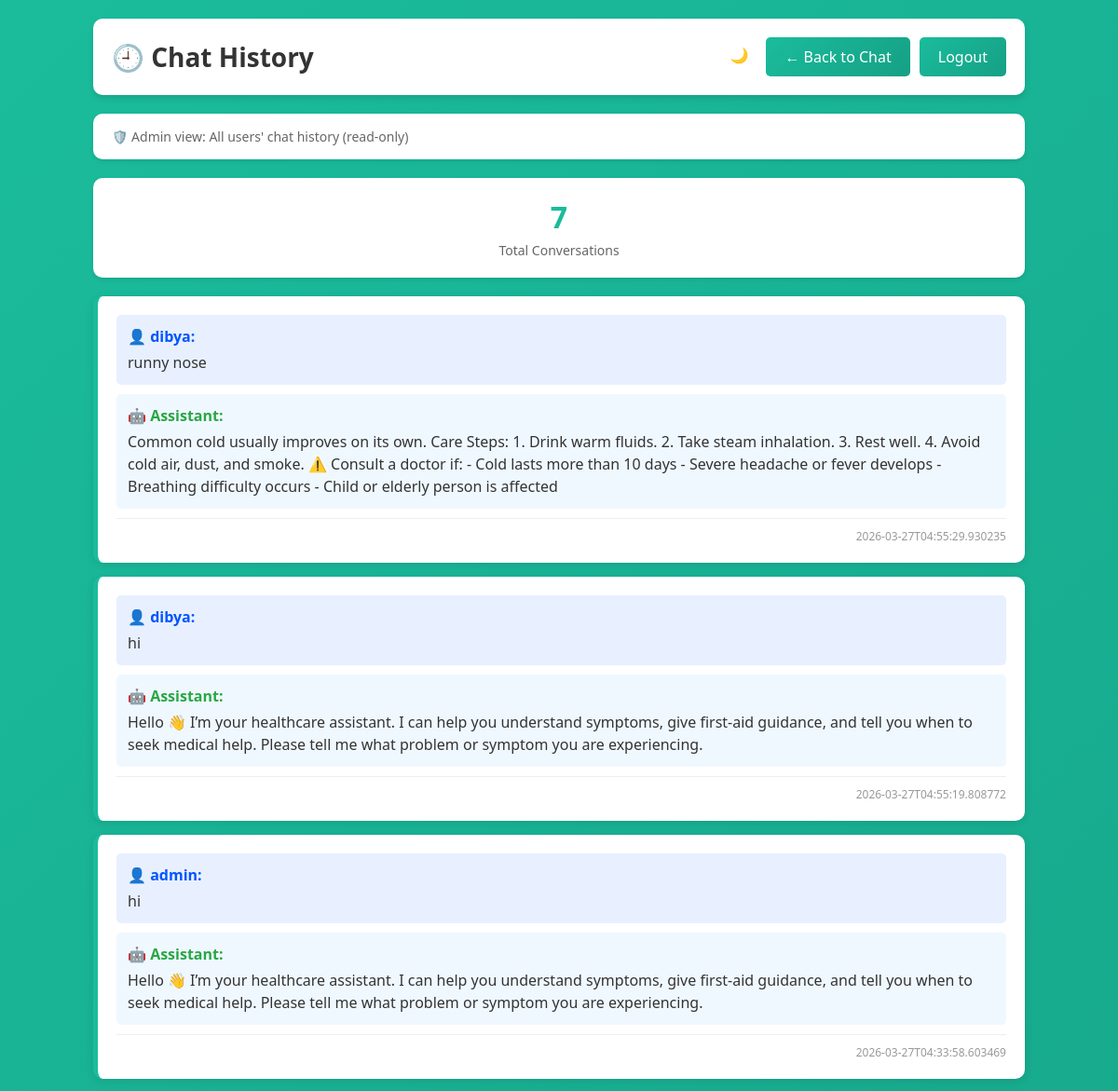
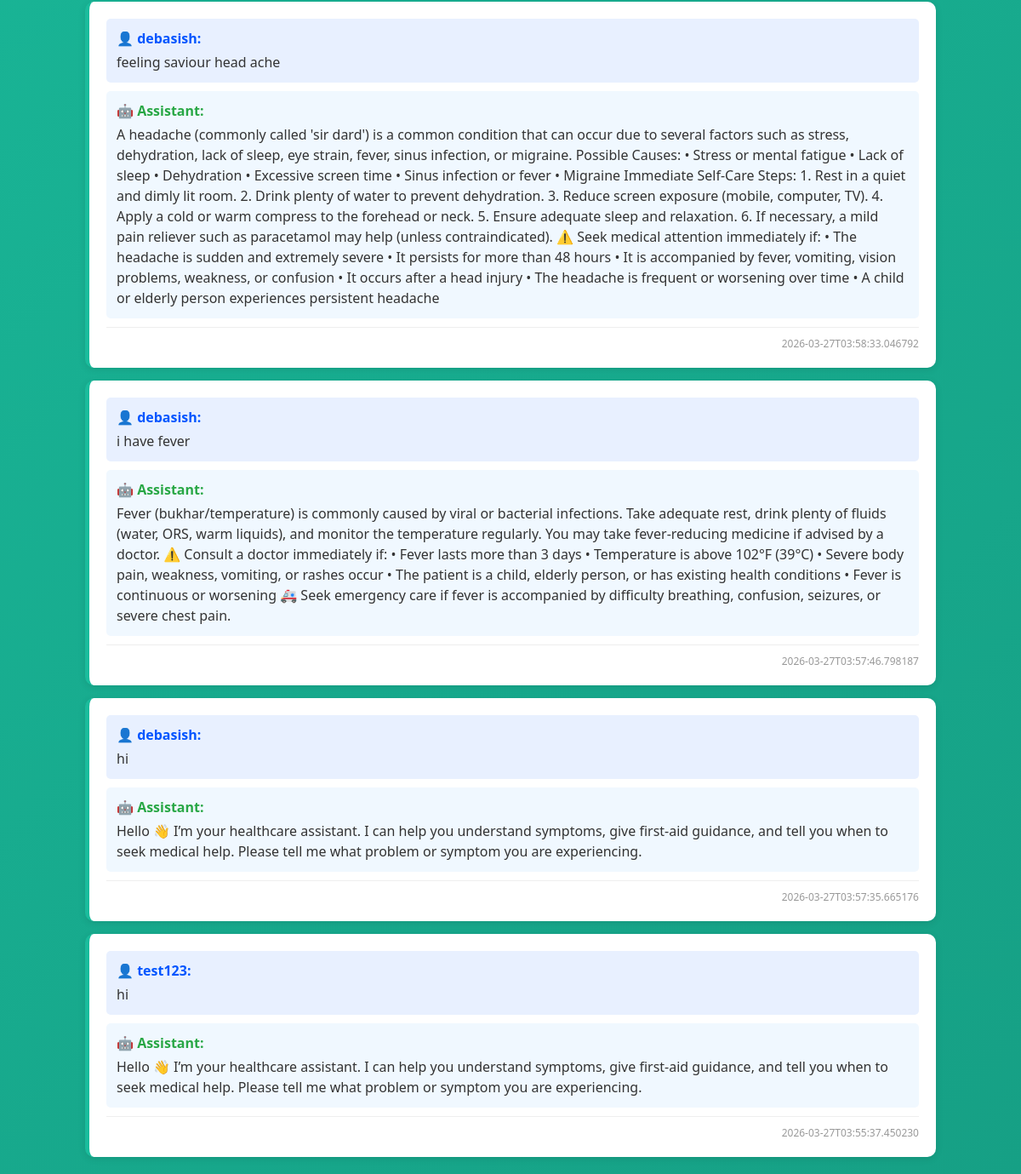
The page /history-page (signed in) on the database its author committed (2 pictures, top to bottom).
### tables this page shows
CREATE TABLE interactions (
                id INTEGER PRIMARY KEY AUTOINCREMENT,
                user_id INTEGER NOT NULL,
                user_text TEXT,
                bot_text TEXT,
                timestamp TEXT,
                FOREIGN KEY (user_id) REFERENCES users(id) ON DELETE CASCADE
            );

CREATE TABLE users (
        id INTEGER PRIMARY KEY AUTOINCREMENT,
        username TEXT UNIQUE NOT NULL,
        email TEXT UNIQUE NOT NULL,
        password TEXT NOT NULL,
        gender TEXT,
        age INTEGER,
        created_at TEXT
    , role TEXT DEFAULT 'user');

### app.py (the view, shortened to what this page needs)
@app.route("/history-page")
@login_required
def history_page():
    conn = sqlite3.connect(DB_PATH)
    cur = conn.cursor()
    if getattr(current_user, 'role', 'user') == 'admin':
        cur.execute("""
            SELECT users.username, interactions.user_text, interactions.bot_text, interactions.timestamp
            FROM interactions
            JOIN users ON interactions.user_id = users.id
            ORDER BY interactions.id DESC
            LIMIT 200
        """)
        rows = cur.fetchall()
        conn.close()
        return render_template("history.html", chats=rows, username=current_user.username, is_admin=True)

### app.py (called while the page is built)
@login_manager.user_loader
def load_user(user_id):
    conn = sqlite3.connect(DB_PATH)
    cur = conn.cursor()
    cur.execute("SELECT id, username, email, role FROM users WHERE id = ?", (user_id,))
    user_data = cur.fetchone()
    conn.close()
    if user_data:
        return User(user_data[0], user_data[1], user_data[2], user_data[3] if len(user_data) > 3 else 'user')
    return None

### templates/history.html (shortened to what this page needs)
<!DOCTYPE html>
<html lang="en">
<head>
</head>
<body>
    <div class="container">
        <div class="header">
            <h1>🕘 Chat History</h1>
            <div class="header-buttons">
                <button id="dark-toggle" onclick="toggleDarkMode()" title="Toggle dark mode">🌙</button>
                <a href="/">← Back to Chat</a>
                <a href="/logout">Logout</a>
            </div>
        </div>
        <div class="user-info">
            {% if is_admin %}
                🛡️ Admin view: All users' chat history (read-only)
            {% else %}
                👤 Your personal chat history - Only you can view your conversations
            {% endif %}
        </div>
        {% if chats|length == 0 %}
            <div class="empty-state">
                <h2>No Chat History Yet</h2>
                <p>Start a conversation to see your history here</p>
            </div>
        {% else %}
            <div class="stats">
                <div class="stat-card">
                    <div class="stat-number">{{ chats|length }}</div>
                    <div class="stat-label">Total Conversations</div>
                </div>
            </div>
            <div class="chat-box">
                {% if is_admin %}
                    {% for username, user_text, bot_text, time in chats %}
                        <div class="chat">
                            <div class="user-message">
                                <div class="user">👤 {{ username }}:</div>
                                <div class="user-text">{{ user_text }}</div>
                            </div>
                            <div class="bot-message">
                                <div class="bot">🤖 Assistant:</div>
                                <div class="bot-text">{{ bot_text }}</div>
                            </div>
                            <div class="time">{{ time }}</div>
                        </div>
                    {% endfor %}
                {% endif %}
            </div>
        {% endif %}
    </div>
</body>
</html>

### templates/history.html (style rules this page uses)
* { margin: 0; padding: 0; box-sizing: border-box; }
body { font-family: 'Segoe UI', Tahoma, Geneva, Verdana, sans-serif; background: linear-gradient(135deg, #1abc9c 0%, #16a085 100%); min-height: 100vh; padding: 20px; }
.container { max-width: 1000px; margin: 0 auto; }
.header { background: white; padding: 20px; border-radius: 10px; margin-bottom: 20px; box-shadow: 0 4px 6px rgba(0, 0, 0, 0.1); display: flex; justify-content: space-between; align-items: center; }
.header h1 { color: #333; font-size: 28px; }
.header-buttons { display: flex; gap: 10px; }
.header-buttons a { padding: 10px 20px; background: linear-gradient(135deg, #1abc9c 0%, #16a085 100%); color: white; text-decoration: none; border-radius: 5px; transition: all 0.3s ease; font-weight: 500; border: none; cursor: pointer; }
.user-info { background: white; padding: 15px 20px; border-radius: 10px; margin-bottom: 20px; box-shadow: 0 2px 4px rgba(0, 0, 0, 0.1); color: #666; font-size: 14px; }
.chat-box { display: grid; gap: 15px; }
.chat { background: white; padding: 20px; border-radius: 10px; box-shadow: 0 2px 8px rgba(0, 0, 0, 0.1); border-left: 5px solid #1abc9c; transition: all 0.3s ease; }
.user-message { background: #e8f0ff; padding: 12px; border-radius: 5px; margin-bottom: 10px; }
.user { font-weight: bold; color: #0055ff; margin-bottom: 5px; }
.user-text { color: #333; line-height: 1.5; word-wrap: break-word; }
.bot-message { background: #f0f8ff; padding: 12px; border-radius: 5px; margin-bottom: 10px; }
.bot { font-weight: bold; color: #28a745; margin-bottom: 5px; }
.bot-text { color: #333; line-height: 1.5; word-wrap: break-word; }
.time { font-size: 12px; color: #999; text-align: right; margin-top: 10px; padding-top: 10px; border-top: 1px solid #eee; }
.stats { display: grid; grid-template-columns: repeat(auto-fit, minmax(200px, 1fr)); gap: 15px; margin-bottom: 20px; }
.stat-card { background: white; padding: 20px; border-radius: 10px; text-align: center; box-shadow: 0 2px 4px rgba(0, 0, 0, 0.1); }
.stat-number { font-size: 32px; font-weight: bold; color: #1abc9c; margin-bottom: 5px; }
.stat-label { color: #666; font-size: 14px; }
#dark-toggle { width: 38px; height: 38px; border-radius: 50%; border: none; cursor: pointer; display: flex; align-items: center; justify-content: center; font-size: 16px; background: rgba(255, 255, 255, 0.2); color: white; transition: all 0.3s ease; }

### rows shown on the page
interactions: username "dibya", user_text "runny nose", bot_text "Common cold usually improves on its own. Care Steps: 1. Drink warm fluids. 2. Take steam inhalation. 3. Rest well. 4. Avoid cold air, dust, and smoke. ⚠️ Consult a doctor if: - Cold lasts more than 10 days - Severe headache or fever develops - Breathing difficulty occurs - Child or elderly person is affected", timestamp "2026-03-27T04:55:29.930235"
interactions: username "dibya", user_text "hi", bot_text "Hello 👋 I’m your healthcare assistant. I can help you understand symptoms, give first-aid guidance, and tell you when to seek medical help. Please tell me what problem or symptom you are experiencing.", timestamp "2026-03-27T04:55:19.808772"
interactions: username "admin", user_text "hi", bot_text "Hello 👋 I’m your healthcare assistant. I can help you understand symptoms, give first-aid guidance, and tell you when to seek medical help. Please tell me what problem or symptom you are experiencing.", timestamp "2026-03-27T04:33:58.603469"
interactions: username "debasish", user_text "feeling saviour head ache", bot_text "A headache (commonly called 'sir dard') is a common condition that can occur due to several factors such as stress, dehydration, lack of sleep, eye strain, fever, sinus infection, or migraine. Possible Causes: • Stress or mental fatigue • Lack of sleep • Dehydration • Excessive screen time • Sinus infection or fever • Migraine Immediate Self-Care Steps: 1. Rest in a quiet and dimly lit room. 2. Drink plenty of water to prevent dehydration. 3. Reduce screen exposure (mobile, computer, TV). 4. Apply a cold or warm compress to the forehead or neck. 5. Ensure adequate sleep and relaxation. 6. If necessary, a mild pain reliever such as paracetamol may help (unless contraindicated). ⚠️ Seek…", timestamp "2026-03-27T03:58:33.046792"
interactions: username "debasish", user_text "i have fever", bot_text "Fever (bukhar/temperature) is commonly caused by viral or bacterial infections. Take adequate rest, drink plenty of fluids (water, ORS, warm liquids), and monitor the temperature regularly. You may take fever-reducing medicine if advised by a doctor. ⚠️ Consult a doctor immediately if: • Fever lasts more than 3 days • Temperature is above 102°F (39°C) • Severe body pain, weakness, vomiting, or rashes occur • The patient is a child, elderly person, or has existing health conditions • Fever is continuous or worsening 🚑 Seek emergency care if fever is accompanied by difficulty breathing, confusion, seizures, or severe chest pain.", timestamp "2026-03-27T03:57:46.798187"
interactions: username "debasish", user_text "hi", bot_text "Hello 👋 I’m your healthcare assistant. I can help you understand symptoms, give first-aid guidance, and tell you when to seek medical help. Please tell me what problem or symptom you are experiencing.", timestamp "2026-03-27T03:57:35.665176"
interactions: username "test123", user_text "hi", bot_text "Hello 👋 I’m your healthcare assistant. I can help you understand symptoms, give first-aid guidance, and tell you when to seek medical help. Please tell me what problem or symptom you are experiencing.", timestamp "2026-03-27T03:55:37.450230"

### other values the page prints
{{ chats|length }} "7"
